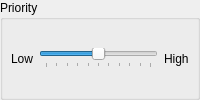
                       <widget class="QgsCollapsibleGroupBox" name="mPriorityGrpBx">
                        <property name="title">
                         <string>Priority</string>
                        </property>
                        <property name="syncGroup" stdset="0">
                         <string notr="true">labelplacementgroup</string>
                        </property>
                        <layout class="QHBoxLayout" name="horizontalLayout_9">
                         <property name="leftMargin">
                          <number>8</number>
                         </property>
                         <property name="rightMargin">
                          <number>8</number>
                         </property>
                         <item>
                          <widget class="QLabel" name="label_34">
                           <property name="text">
                            <string>Low</string>
                           </property>
                          </widget>
                         </item>
                         <item>
                          <widget class="QSlider" name="mPrioritySlider">
                           <property name="maximum">
                            <number>10</number>
                           </property>
                           <property name="value">
                            <number>5</number>
                           </property>
                           <property name="orientation">
                            <enum>Qt::Horizontal</enum>
                           </property>
                           <property name="tickPosition">
                            <enum>QSlider::TicksBelow</enum>
                           </property>
                           <property name="tickInterval">
                            <number>1</number>
                           </property>
                          </widget>
                         </item>
                         <item>
                          <widget class="QLabel" name="label_35">
                           <property name="text">
                            <string>High</string>
                           </property>
                          </widget>
                         </item>
                        </layout>
                       </widget>
